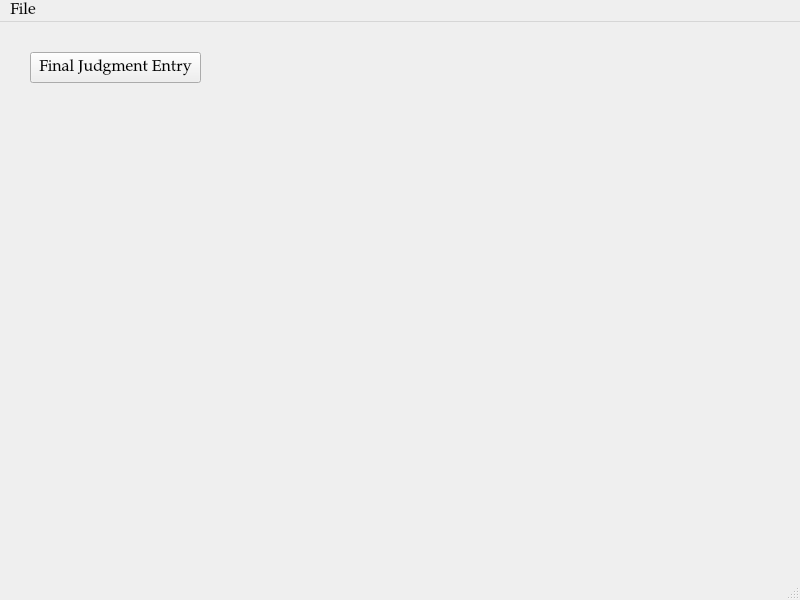
<?xml version="1.0" encoding="UTF-8"?>
<ui version="4.0">
 <class>MainWindow</class>
 <widget class="QMainWindow" name="MainWindow">
  <property name="geometry">
   <rect>
    <x>0</x>
    <y>0</y>
    <width>800</width>
    <height>600</height>
   </rect>
  </property>
  <property name="font">
   <font>
    <family>Palatino Linotype</family>
    <pointsize>12</pointsize>
   </font>
  </property>
  <property name="windowTitle">
   <string>MuniEntry</string>
  </property>
  <widget class="QWidget" name="centralwidget">
   <widget class="QPushButton" name="F">
    <property name="geometry">
     <rect>
      <x>30</x>
      <y>30</y>
      <width>171</width>
      <height>31</height>
     </rect>
    </property>
    <property name="text">
     <string>Final Judgment Entry</string>
    </property>
   </widget>
  </widget>
  <widget class="QMenuBar" name="menubar">
   <property name="geometry">
    <rect>
     <x>0</x>
     <y>0</y>
     <width>800</width>
     <height>28</height>
    </rect>
   </property>
   <widget class="QMenu" name="menuFile">
    <property name="title">
     <string>File</string>
    </property>
    <addaction name="actionOpen"/>
    <addaction name="actionOptions"/>
    <addaction name="actionExit"/>
    <addaction name="separator"/>
    <addaction name="actionExit_2"/>
   </widget>
   <addaction name="menuFile"/>
  </widget>
  <widget class="QStatusBar" name="statusbar"/>
  <action name="actionOpen">
   <property name="text">
    <string>Open</string>
   </property>
  </action>
  <action name="actionOptions">
   <property name="text">
    <string>Options</string>
   </property>
  </action>
  <action name="actionExit">
   <property name="text">
    <string>Templates</string>
   </property>
  </action>
  <action name="actionExit_2">
   <property name="text">
    <string>Exit</string>
   </property>
  </action>
  <action name="actionGeneral_Motion_Entry">
   <property name="text">
    <string>General Motion Entry</string>
   </property>
  </action>
  <action name="actionFail_to_Appear_Minor_Traffic_Offense">
   <property name="text">
    <string>Fail to Appear - Minor Traffic Offense</string>
   </property>
  </action>
  <action name="actionOmnibus_Motion_Form">
   <property name="text">
    <string>Omnibus Motion Form</string>
   </property>
  </action>
  <action name="actionJury_Instructions">
   <property name="text">
    <string>Jury Instructions</string>
   </property>
  </action>
 </widget>
 <resources/>
 <connections/>
 <slots>
  <slot>pushButtonJuryInstructions()</slot>
  <slot>pushButtonTransferEntry()</slot>
  <slot>pushButtonVerdictForm()</slot>
  <slot>pushButtonOmnibusMotion()</slot>
  <slot>pushButtonDialog()</slot>
 </slots>
</ui>
